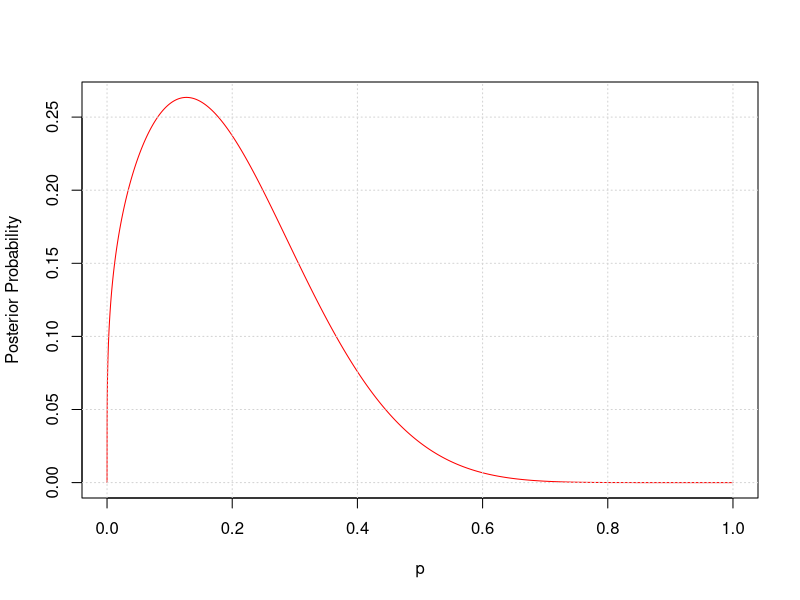

Reproduce this figure in R.
p = seq(0, 1, length = 10000);
likelihood = pbinom(2, size = 10, prob = p); prior = qbeta(p, 4, 4);
posterior = likelihood * prior;
plot(p, posterior, xlim = c(0, 1), type = "l", col = "red", xlab = "p", ylab = "Posterior Probability");
grid();
